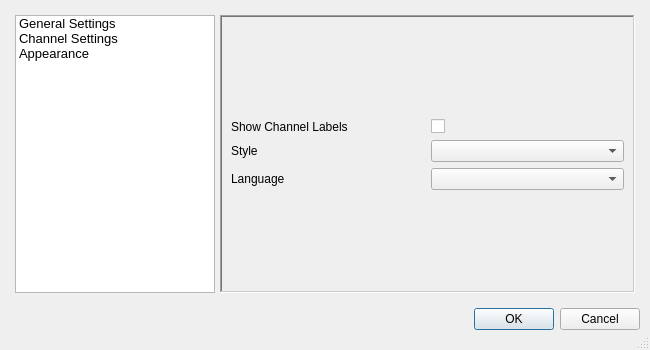
<?xml version="1.0" encoding="UTF-8"?>
<ui version="4.0">
 <class>gui_Preferences</class>
 <widget class="QDialog" name="gui_Preferences">
  <property name="geometry">
   <rect>
    <x>0</x>
    <y>0</y>
    <width>650</width>
    <height>350</height>
   </rect>
  </property>
  <property name="minimumSize">
   <size>
    <width>600</width>
    <height>350</height>
   </size>
  </property>
  <property name="windowTitle">
   <string>Preferences</string>
  </property>
  <property name="sizeGripEnabled">
   <bool>true</bool>
  </property>
  <property name="modal">
   <bool>false</bool>
  </property>
  <layout class="QGridLayout" name="gridLayout_5">
   <property name="leftMargin">
    <number>10</number>
   </property>
   <property name="topMargin">
    <number>10</number>
   </property>
   <property name="rightMargin">
    <number>10</number>
   </property>
   <property name="bottomMargin">
    <number>20</number>
   </property>
   <property name="spacing">
    <number>10</number>
   </property>
   <item row="2" column="0">
    <widget class="QDialogButtonBox" name="ctrl_actionButtons">
     <property name="minimumSize">
      <size>
       <width>0</width>
       <height>0</height>
      </size>
     </property>
     <property name="orientation">
      <enum>Qt::Horizontal</enum>
     </property>
     <property name="standardButtons">
      <set>QDialogButtonBox::Cancel|QDialogButtonBox::Ok</set>
     </property>
    </widget>
   </item>
   <item row="1" column="0">
    <layout class="QGridLayout" name="gridLayout_2">
     <property name="leftMargin">
      <number>5</number>
     </property>
     <property name="topMargin">
      <number>5</number>
     </property>
     <property name="rightMargin">
      <number>5</number>
     </property>
     <property name="bottomMargin">
      <number>5</number>
     </property>
     <property name="spacing">
      <number>5</number>
     </property>
     <item row="0" column="0">
      <widget class="QListWidget" name="ctrl_preferenceTabList">
       <property name="minimumSize">
        <size>
         <width>0</width>
         <height>0</height>
        </size>
       </property>
       <property name="maximumSize">
        <size>
         <width>200</width>
         <height>16777215</height>
        </size>
       </property>
       <property name="sizeIncrement">
        <size>
         <width>0</width>
         <height>0</height>
        </size>
       </property>
       <property name="font">
        <font>
         <pointsize>10</pointsize>
        </font>
       </property>
       <property name="iconSize">
        <size>
         <width>40</width>
         <height>35</height>
        </size>
       </property>
       <property name="spacing">
        <number>10</number>
       </property>
       <item>
        <property name="text">
         <string>General Settings</string>
        </property>
        <property name="icon">
         <iconset>
          <normaloff>:/Images/pref_gears.png</normaloff>:/Images/pref_gears.png</iconset>
        </property>
       </item>
       <item>
        <property name="text">
         <string>Channel Settings</string>
        </property>
        <property name="icon">
         <iconset>
          <normaloff>:/Images/pref_sliders.png</normaloff>:/Images/pref_sliders.png</iconset>
        </property>
       </item>
       <item>
        <property name="text">
         <string>Appearance</string>
        </property>
        <property name="icon">
         <iconset>
          <normaloff>:/Images/pref_appearance.png</normaloff>:/Images/pref_appearance.png</iconset>
        </property>
       </item>
      </widget>
     </item>
     <item row="0" column="1" colspan="2">
      <widget class="QStackedWidget" name="ctrl_preferenceTabs">
       <property name="minimumSize">
        <size>
         <width>300</width>
         <height>0</height>
        </size>
       </property>
       <property name="frameShape">
        <enum>QFrame::WinPanel</enum>
       </property>
       <property name="frameShadow">
        <enum>QFrame::Sunken</enum>
       </property>
       <property name="currentIndex">
        <number>2</number>
       </property>
       <widget class="QWidget" name="page_generalSettings">
        <layout class="QGridLayout" name="gridLayout_4">
         <item row="10" column="0" colspan="2">
          <widget class="QLabel" name="lbl_startupProfile">
           <property name="text">
            <string>Startup Profile</string>
           </property>
          </widget>
         </item>
         <item row="3" column="2">
          <widget class="QCheckBox" name="ctrl_showTooltipOnMinimize">
           <property name="enabled">
            <bool>true</bool>
           </property>
           <property name="sizePolicy">
            <sizepolicy hsizetype="Fixed" vsizetype="Fixed">
             <horstretch>0</horstretch>
             <verstretch>0</verstretch>
            </sizepolicy>
           </property>
           <property name="styleSheet">
            <string notr="true"/>
           </property>
           <property name="text">
            <string/>
           </property>
          </widget>
         </item>
         <item row="11" column="0" colspan="2">
          <widget class="QLabel" name="lbl_shutdownProfile">
           <property name="text">
            <string>Shutdown Profile</string>
           </property>
          </widget>
         </item>
         <item row="0" column="2">
          <widget class="QCheckBox" name="ctrl_minimizeToTray">
           <property name="sizePolicy">
            <sizepolicy hsizetype="Fixed" vsizetype="Fixed">
             <horstretch>0</horstretch>
             <verstretch>0</verstretch>
            </sizepolicy>
           </property>
           <property name="styleSheet">
            <string notr="true"/>
           </property>
           <property name="text">
            <string/>
           </property>
          </widget>
         </item>
         <item row="1" column="2">
          <widget class="QCheckBox" name="ctrl_minimizeOnStart">
           <property name="sizePolicy">
            <sizepolicy hsizetype="Fixed" vsizetype="Fixed">
             <horstretch>0</horstretch>
             <verstretch>0</verstretch>
            </sizepolicy>
           </property>
           <property name="styleSheet">
            <string notr="true"/>
           </property>
           <property name="text">
            <string/>
           </property>
          </widget>
         </item>
         <item row="7" column="0" colspan="6">
          <widget class="Line" name="line">
           <property name="orientation">
            <enum>Qt::Horizontal</enum>
           </property>
          </widget>
         </item>
         <item row="3" column="0">
          <widget class="QLabel" name="lbl_ShowTooltipOnMinimize">
           <property name="enabled">
            <bool>true</bool>
           </property>
           <property name="text">
            <string>Show Tooltips while Minimized</string>
           </property>
           <property name="wordWrap">
            <bool>true</bool>
           </property>
          </widget>
         </item>
         <item row="2" column="2">
          <widget class="QCheckBox" name="ctrl_quitOnClose">
           <property name="sizePolicy">
            <sizepolicy hsizetype="Fixed" vsizetype="Fixed">
             <horstretch>0</horstretch>
             <verstretch>0</verstretch>
            </sizepolicy>
           </property>
           <property name="styleSheet">
            <string notr="true"/>
           </property>
           <property name="text">
            <string/>
           </property>
          </widget>
         </item>
         <item row="0" column="0">
          <widget class="QLabel" name="lbl_MinimizeToTray">
           <property name="text">
            <string>Minimize to Tray</string>
           </property>
          </widget>
         </item>
         <item row="1" column="0">
          <widget class="QLabel" name="lbl_minimizeOnStart">
           <property name="text">
            <string>Start Minimized</string>
           </property>
          </widget>
         </item>
         <item row="2" column="0">
          <widget class="QLabel" name="lbl_quitOnClose">
           <property name="text">
            <string>Quit on Close</string>
           </property>
          </widget>
         </item>
         <item row="10" column="2" colspan="4">
          <widget class="QComboBox" name="ctrl_startupProfile">
           <property name="styleSheet">
            <string notr="true"/>
           </property>
          </widget>
         </item>
         <item row="11" column="2" colspan="4">
          <widget class="QComboBox" name="ctrl_shutdownProfile">
           <property name="styleSheet">
            <string notr="true"/>
           </property>
           <property name="editable">
            <bool>false</bool>
           </property>
          </widget>
         </item>
         <item row="0" column="5">
          <widget class="QCheckBox" name="ctrl_alwaysShowTrayIcon">
           <property name="sizePolicy">
            <sizepolicy hsizetype="Fixed" vsizetype="Fixed">
             <horstretch>0</horstretch>
             <verstretch>0</verstretch>
            </sizepolicy>
           </property>
           <property name="text">
            <string/>
           </property>
          </widget>
         </item>
         <item row="0" column="3" colspan="2">
          <widget class="QLabel" name="lbl_alwaysShowTrayIcon">
           <property name="text">
            <string>Always Show Tray Icon</string>
           </property>
          </widget>
         </item>
        </layout>
       </widget>
       <widget class="QWidget" name="page_channelSettings">
        <layout class="QGridLayout" name="gridLayout">
         <item row="2" column="0" colspan="4">
          <widget class="QLabel" name="lbl_useLogRpmScale">
           <property name="text">
            <string>RPM sliders use logarithmic scale</string>
           </property>
          </widget>
         </item>
         <item row="2" column="4">
          <widget class="QCheckBox" name="ctrl_useLogRpmScale">
           <property name="styleSheet">
            <string notr="true"/>
           </property>
           <property name="text">
            <string/>
           </property>
          </widget>
         </item>
         <item row="3" column="0" colspan="6">
          <spacer name="verticalSpacer">
           <property name="orientation">
            <enum>Qt::Vertical</enum>
           </property>
           <property name="sizeHint" stdset="0">
            <size>
             <width>20</width>
             <height>40</height>
            </size>
           </property>
          </spacer>
         </item>
         <item row="0" column="0" rowspan="2" colspan="6">
          <widget class="QGroupBox" name="groupBox_3">
           <property name="title">
            <string/>
           </property>
           <property name="flat">
            <bool>false</bool>
           </property>
           <layout class="QGridLayout" name="gridLayout_3">
            <property name="leftMargin">
             <number>5</number>
            </property>
            <property name="topMargin">
             <number>5</number>
            </property>
            <property name="rightMargin">
             <number>5</number>
            </property>
            <property name="bottomMargin">
             <number>5</number>
            </property>
            <item row="3" column="1">
             <widget class="QLineEdit" name="ctrl_channel3FanName"/>
            </item>
            <item row="2" column="0">
             <widget class="QLabel" name="lbl_channel2Name">
              <property name="text">
               <string>Channel 2</string>
              </property>
             </widget>
            </item>
            <item row="1" column="1">
             <widget class="QLineEdit" name="ctrl_channel1FanName"/>
            </item>
            <item row="6" column="1">
             <widget class="QLineEdit" name="ctrl_channel5FanName"/>
            </item>
            <item row="2" column="1">
             <widget class="QLineEdit" name="ctrl_channel2FanName"/>
            </item>
            <item row="4" column="1">
             <widget class="QLineEdit" name="ctrl_channel4FanName"/>
            </item>
            <item row="3" column="0">
             <widget class="QLabel" name="lbl_channel3Name">
              <property name="text">
               <string>Channel 3</string>
              </property>
             </widget>
            </item>
            <item row="4" column="0">
             <widget class="QLabel" name="lbl_channel4Name">
              <property name="text">
               <string>Channel 4</string>
              </property>
             </widget>
            </item>
            <item row="6" column="0">
             <widget class="QLabel" name="lbl_channel5Name">
              <property name="text">
               <string>Channel 5</string>
              </property>
             </widget>
            </item>
            <item row="1" column="0">
             <widget class="QLabel" name="lbl_channel1Name">
              <property name="text">
               <string>Channel 1</string>
              </property>
             </widget>
            </item>
            <item row="1" column="2">
             <widget class="QLineEdit" name="ctrl_channel1TempName"/>
            </item>
            <item row="2" column="2">
             <widget class="QLineEdit" name="ctrl_channel2TempName"/>
            </item>
            <item row="3" column="2">
             <widget class="QLineEdit" name="ctrl_channel3TempName"/>
            </item>
            <item row="4" column="2">
             <widget class="QLineEdit" name="ctrl_channel4TempName"/>
            </item>
            <item row="6" column="2">
             <widget class="QLineEdit" name="ctrl_channel5TempName"/>
            </item>
            <item row="0" column="1">
             <widget class="QLabel" name="lbl_channelNameHeader">
              <property name="text">
               <string>Fan Name</string>
              </property>
             </widget>
            </item>
            <item row="0" column="2">
             <widget class="QLabel" name="lbl_channelTempHeader">
              <property name="text">
               <string>Temperature Probe</string>
              </property>
             </widget>
            </item>
           </layout>
          </widget>
         </item>
        </layout>
       </widget>
       <widget class="QWidget" name="page_appearanceSettings">
        <layout class="QGridLayout" name="gridLayout_6">
         <item row="2" column="1">
          <widget class="QComboBox" name="ctrl_style"/>
         </item>
         <item row="2" column="0">
          <widget class="QLabel" name="lbl_selectStyle">
           <property name="text">
            <string>Style</string>
           </property>
          </widget>
         </item>
         <item row="3" column="0">
          <widget class="QLabel" name="lbl_selectLanguage">
           <property name="text">
            <string>Language</string>
           </property>
          </widget>
         </item>
         <item row="5" column="0">
          <spacer name="verticalSpacer_2">
           <property name="orientation">
            <enum>Qt::Vertical</enum>
           </property>
           <property name="sizeHint" stdset="0">
            <size>
             <width>20</width>
             <height>40</height>
            </size>
           </property>
          </spacer>
         </item>
         <item row="0" column="0">
          <spacer name="verticalSpacer_3">
           <property name="orientation">
            <enum>Qt::Vertical</enum>
           </property>
           <property name="sizeHint" stdset="0">
            <size>
             <width>20</width>
             <height>40</height>
            </size>
           </property>
          </spacer>
         </item>
         <item row="3" column="1">
          <widget class="QComboBox" name="ctrl_language"/>
         </item>
         <item row="1" column="1">
          <widget class="QCheckBox" name="ctrl_showChannelLabels">
           <property name="text">
            <string/>
           </property>
          </widget>
         </item>
         <item row="1" column="0">
          <widget class="QLabel" name="lbl_showChannelLabels">
           <property name="text">
            <string>Show Channel Labels</string>
           </property>
          </widget>
         </item>
        </layout>
       </widget>
      </widget>
     </item>
    </layout>
   </item>
  </layout>
 </widget>
 <tabstops>
  <tabstop>ctrl_preferenceTabList</tabstop>
  <tabstop>ctrl_minimizeToTray</tabstop>
  <tabstop>ctrl_alwaysShowTrayIcon</tabstop>
  <tabstop>ctrl_minimizeOnStart</tabstop>
  <tabstop>ctrl_quitOnClose</tabstop>
  <tabstop>ctrl_showTooltipOnMinimize</tabstop>
  <tabstop>ctrl_startupProfile</tabstop>
  <tabstop>ctrl_shutdownProfile</tabstop>
  <tabstop>ctrl_channel1FanName</tabstop>
  <tabstop>ctrl_channel1TempName</tabstop>
  <tabstop>ctrl_channel2FanName</tabstop>
  <tabstop>ctrl_channel2TempName</tabstop>
  <tabstop>ctrl_channel3FanName</tabstop>
  <tabstop>ctrl_channel3TempName</tabstop>
  <tabstop>ctrl_channel4FanName</tabstop>
  <tabstop>ctrl_channel4TempName</tabstop>
  <tabstop>ctrl_channel5FanName</tabstop>
  <tabstop>ctrl_channel5TempName</tabstop>
  <tabstop>ctrl_useLogRpmScale</tabstop>
  <tabstop>ctrl_actionButtons</tabstop>
 </tabstops>
 <resources/>
 <connections>
  <connection>
   <sender>ctrl_actionButtons</sender>
   <signal>accepted()</signal>
   <receiver>gui_Preferences</receiver>
   <slot>accept()</slot>
   <hints>
    <hint type="sourcelabel">
     <x>248</x>
     <y>254</y>
    </hint>
    <hint type="destinationlabel">
     <x>157</x>
     <y>274</y>
    </hint>
   </hints>
  </connection>
  <connection>
   <sender>ctrl_actionButtons</sender>
   <signal>rejected()</signal>
   <receiver>gui_Preferences</receiver>
   <slot>reject()</slot>
   <hints>
    <hint type="sourcelabel">
     <x>316</x>
     <y>260</y>
    </hint>
    <hint type="destinationlabel">
     <x>286</x>
     <y>274</y>
    </hint>
   </hints>
  </connection>
 </connections>
</ui>
